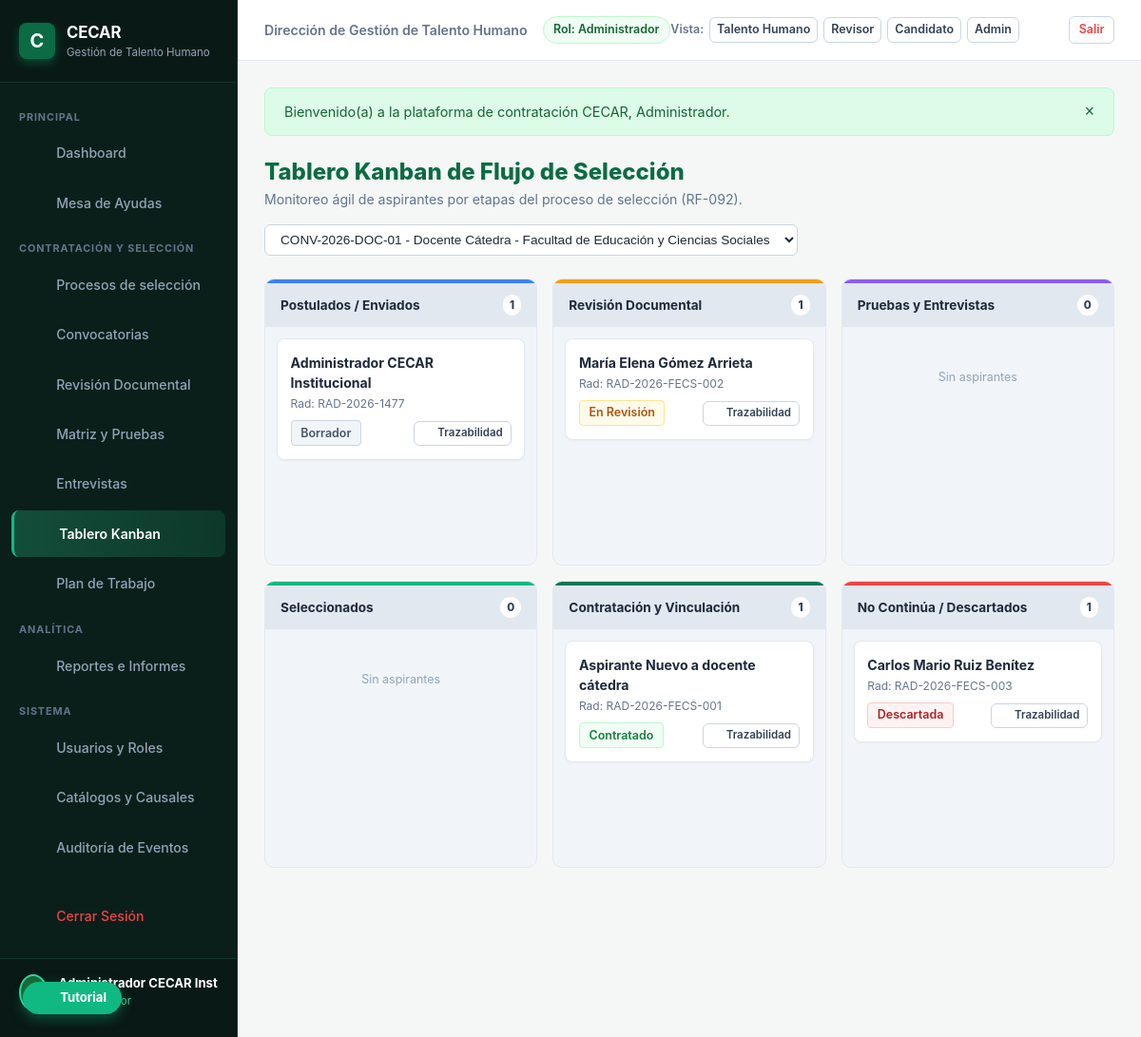
The app's page /index.php?c=Kanban&a=index (signed in) with its own data.
### tables this page shows
CREATE TABLE postulaciones (
    id INTEGER PRIMARY KEY AUTOINCREMENT,
    convocatoria_id INTEGER NOT NULL,
    usuario_id INTEGER NOT NULL,
    codigo_radicado VARCHAR(50) NOT NULL UNIQUE,
    estado VARCHAR(40) NOT NULL DEFAULT 'borrador', 
    -- borrador, enviada, en_revision, subsanacion_requerida, habilitada, no_habilitada, 
    -- preseleccionada, descartada, seleccionada, no_seleccionada, en_formalizacion, contratado, vinculado, retirada
    resultado_documental VARCHAR(30) NOT NULL DEFAULT 'pendiente', -- pendiente, conforme, observado, no_conforme
    porcentaje_avance INTEGER NOT NULL DEFAULT 0,
    version INTEGER NOT NULL DEFAULT 1,
    declaracion_veracidad INTEGER NOT NULL DEFAULT 0,
    fecha_declaracion DATETIME,
    fecha_postulacion DATETIME NOT NULL DEFAULT CURRENT_TIMESTAMP,
    fecha_envio DATETIME,
    motivo_descarte TEXT,
    causal_descarte_id VARCHAR(50),
    etapa_actual VARCHAR(50) NOT NULL DEFAULT 'revision_documental',
    banco_talento_consentimiento INTEGER NOT NULL DEFAULT 0,
    notas_internas TEXT,
    FOREIGN KEY (convocatoria_id) REFERENCES convocatorias(id),
    FOREIGN KEY (usuario_id) REFERENCES usuarios(id),
    UNIQUE (convocatoria_id, usuario_id)
);

CREATE TABLE usuarios (
    id INTEGER PRIMARY KEY AUTOINCREMENT,
    nombres VARCHAR(100) NOT NULL,
    apellidos VARCHAR(100) NOT NULL,
    tipo_documento VARCHAR(10) NOT NULL DEFAULT 'CC',
    numero_documento VARCHAR(30) NOT NULL UNIQUE,
    correo VARCHAR(150) NOT NULL UNIQUE,
    telefono VARCHAR(30),
    ciudad VARCHAR(100) DEFAULT 'Sincelejo',
    direccion VARCHAR(200),
    password_hash VARCHAR(255) NOT NULL,
    rol VARCHAR(30) NOT NULL DEFAULT 'candidato',
    dependencia_id INTEGER,
    cargo_interno VARCHAR(150),
    activo INTEGER NOT NULL DEFAULT 1,
    ultimo_acceso DATETIME,
    fecha_creacion DATETIME NOT NULL DEFAULT CURRENT_TIMESTAMP,
    FOREIGN KEY (rol) REFERENCES roles(id),
    FOREIGN KEY (dependencia_id) REFERENCES dependencias(id)
);

### app/Controllers/KanbanController.php (called while the page is built, shortened)
<?php
class KanbanController {
    public function index(Request $request): void {
        $convocatoriaId = (int)$request->get('convocatoria_id', 1);
        $convocatorias = Convocatoria::getAll();
        $pdo = \App\Core\Database::getConnection();
        $stmt = $pdo->prepare("
            SELECT p.*, u.nombres, u.apellidos, u.numero_documento, u.correo, c.cargo, c.facultad
            FROM postulaciones p
            JOIN usuarios u ON p.usuario_id = u.id
            JOIN convocatorias c ON p.convocatoria_id = c.id
            WHERE p.convocatoria_id = :cid
            ORDER BY p.fecha_postulacion DESC
        ");
        $stmt->execute([':cid' => $convocatoriaId]);
        $postulaciones = $stmt->fetchAll();
        $columnas = [
            'postulados' => ['titulo' => 'Postulados / Enviados', 'badge' => '#3B82F6', 'items' => []],
            'revision' => ['titulo' => 'Revisión Documental', 'badge' => '#F59E0B', 'items' => []],
            'evaluacion' => ['titulo' => 'Pruebas y Entrevistas', 'badge' => '#8B5CF6', 'items' => []],
            'seleccionados' => ['titulo' => 'Seleccionados', 'badge' => '#10B981', 'items' => []],
            'contratados' => ['titulo' => 'Contratación y Vinculación', 'badge' => '#047857', 'items' => []],
            'descartados' => ['titulo' => 'No Continúa / Descartados', 'badge' => '#EF4444', 'items' => []]
        ];
        foreach ($postulaciones as $p) {
            $est = $p['estado'];
            if (in_array($est, ['borrador', 'enviada'])) {
                $columnas['postulados']['items'][] = $p;
            } elseif (in_array($est, ['en_revision', 'subsanacion_requerida', 'habilitada'])) {
                $columnas['revision']['items'][] = $p;
            } elseif (in_array($est, ['preseleccionada'])) {
                $columnas['evaluacion']['items'][] = $p;
            } elseif ($est === 'seleccionada') {
                $columnas['seleccionados']['items'][] = $p;
            } elseif (in_array($est, ['en_formalizacion', 'contratado', 'vinculado'])) {
                $columnas['contratados']['items'][] = $p;
            } else {
                $columnas['descartados']['items'][] = $p;
            }
        }
        View::render('kanban.index', [
            'columnas' => $columnas,
            'convocatorias' => $convocatorias,
            'convocatoriaId' => $convocatoriaId
        ], 'main');
    }
}

### app/Core/Router.php (called while the page is built, shortened)
<?php
class Router {
    public static function dispatch(): void {
        $request = new Request();
        $actionName = $request->get('a');
        $controller = new $controllerClass();
        $controller->$actionName($request);
    }
}

### public/index.php (called while the page is built, shortened)
<?php
spl_autoload_register(function ($class) {
    $prefix = 'App\\';
    $baseDir = ROOT_PATH . '/app/';
    $len = strlen($prefix);
    $relativeClass = substr($class, $len);
    $file = $baseDir . str_replace('\\', '/', $relativeClass) . '.php';
});
try {
    \App\Core\Router::dispatch();
} catch (\Throwable $e) {
    error_log("Error en la ejecución de la aplicación: " . $e->getMessage() . " en " . $e->getFile() . ":" . $e->getLine());
    http_response_code(500);
    if (APP_ENV === 'development') {
        echo "<div style='font-family: sans-serif; padding: 2rem; background: #fee2e2; border: 1px solid #ef4444; border-radius: 8px; margin: 2rem auto; max-width: 800px;'>";
        echo "<h2 style='color: #991b1b;'>Error 500 en la Aplicación</h2>";
        echo "<p><strong>Mensaje:</strong> " . htmlspecialchars($e->getMessage()) . "</p>";
        echo "<p><strong>Archivo:</strong> " . htmlspecialchars($e->getFile()) . " (Línea: " . $e->getLine() . ")</p>";
        echo "<pre style='background: #fff; padding: 1rem; border-radius: 6px; overflow: auto;'>" . htmlspecialchars($e->getTraceAsString()) . "</pre>";
        echo "</div>";
    } else {
        echo "<div style='font-family: sans-serif; padding: 3rem; text-align: center;'>";
        echo "<h2>Error Inesperado</h2><p>Ocurrió un error en el servidor. Por favor comuníquese con Mesa de Ayuda CECAR.</p>";
        echo "</div>";
    }
}

### app/Models/Convocatoria.php (called while the page is built, shortened)
<?php
class Convocatoria {
    public static function getAll(array $filtros = []): array {
        $pdo = Database::getConnection();
        $sql = "
            SELECT c.*, d.nombre as dependencia_nombre,
                   (SELECT COUNT(*) FROM postulaciones p WHERE p.convocatoria_id = c.id) as total_postulados
            FROM convocatorias c
            LEFT JOIN dependencias d ON c.dependencia_id = d.id
            WHERE 1=1
        ";
        $params = [];
        $sql .= " ORDER BY c.fecha_creacion DESC";
        $stmt = $pdo->prepare($sql);
        $stmt->execute($params);
        return $stmt->fetchAll();
    }
}

### app/Core/Request.php (called while the page is built, shortened)
<?php
class Request {
    private array $get;
    public function __construct() {
        $this->get = $_GET;
    }
    public function get(string $key, $default = null) {
        return $this->get[$key] ?? $default;
    }
}

### app/Enums/EstadoPostulacion.php (called while the page is built, shortened)
<?php
enum EstadoPostulacion: string {
    public function label(): string {
        return match($this) {
            self::BORRADOR => 'Borrador',
            self::ENVIADA => 'Enviada',
            self::EN_REVISION => 'En Revisión',
            self::SUBSANACION_REQUERIDA => 'Subsanación Requerida',
            self::HABILITADA => 'Habilitada',
            self::NO_HABILITADA => 'No Habilitada',
            self::PRESELECCIONADA => 'Preseleccionada',
            self::DESCARTADA => 'Descartada',
            self::SELECCIONADA => 'Seleccionada',
            self::NO_SELECCIONADA => 'No Seleccionada',
            self::EN_FORMALIZACION => 'En Formalización',
            self::CONTRATADO => 'Contratado',
            self::VINCULADO => 'Vinculado',
            self::RETIRADA => 'Retirada',
        };
    }
    public function badgeColors(): array {
        return match($this) {
            self::BORRADOR, self::RETIRADA => ['bg' => '#f1f5f9', 'text' => '#475569', 'border' => '#cbd5e1'],
            self::ENVIADA, self::HABILITADA => ['bg' => '#eff6ff', 'text' => '#1d4ed8', 'border' => '#bfdbfe'],
            self::EN_REVISION, self::EN_FORMALIZACION => ['bg' => '#fffbeb', 'text' => '#b45309', 'border' => '#fde68a'],
            self::SUBSANACION_REQUERIDA, self::DESCARTADA, self::NO_HABILITADA => ['bg' => '#fef2f2', 'text' => '#b91c1c', 'border' => '#fecaca'],
            self::PRESELECCIONADA => ['bg' => '#f5f3ff', 'text' => '#6d28d9', 'border' => '#ddd6fe'],
            self::SELECCIONADA, self::CONTRATADO, self::VINCULADO => ['bg' => '#f0fdf4', 'text' => '#15803d', 'border' => '#bbf7d0'],
            self::NO_SELECCIONADA => ['bg' => '#f8fafc', 'text' => '#64748b', 'border' => '#e2e8f0'],
        };
    }
}

### views/kanban/index.php (the view, shortened to what this page needs)
<div style="margin-bottom: 1.5rem; display: flex; justify-content: space-between; align-items: center; flex-wrap: wrap; gap: 1rem;">
    <div>
        <h1 style="color: #0b6b44; font-size: 1.5rem; font-weight: 800;">
            Tablero Kanban de Flujo de Selección
        </h1>
        <p style="color: #64748b; font-size: 0.88rem;">
            Monitoreo ágil de aspirantes por etapas del proceso de selección (RF-092).
        </p>
    </div>
    <form action="<?= BASE_URL ?>/index.php" method="GET">
        <select name="convocatoria_id" class="filter-control" onchange="this.form.submit()">
            <?php foreach ($convocatorias as $c): ?>
                <option value="<?= $c['id'] ?>" <?= ($convocatoriaId == $c['id']) ? 'selected' : '' ?>>
                    <?= htmlspecialchars($c['codigo'] . ' - ' . $c['cargo'], ENT_QUOTES, 'UTF-8') ?>
                </option>
            <?php endforeach; ?>
        </select>
    </form>
</div>
<div style="display: grid; grid-template-columns: repeat(auto-fit, minmax(220px, 1fr)); gap: 1rem; align-items: start;">
    <?php foreach ($columnas as $colKey => $col): ?>
        <div style="background: #f1f5f9; border-radius: 10px; border: 1px solid #e2e8f0; overflow: hidden;">
            <div style="background: #e2e8f0; padding: 0.75rem 1rem; display: flex; justify-content: space-between; align-items: center; border-top: 4px solid <?= $col['badge'] ?>;">
                <strong style="font-size: 0.85rem; color: #1e293b;"><?= htmlspecialchars($col['titulo'], ENT_QUOTES, 'UTF-8') ?></strong>
                <span style="background: #ffffff; color: #334155; font-size: 0.72rem; font-weight: 800; padding: 0.15rem 0.45rem; border-radius: 9999px;">
                    <?= count($col['items']) ?>
                </span>
            </div>
            <div style="padding: 0.75rem; display: flex; flex-direction: column; gap: 0.75rem; min-height: 250px;">
                <?php if (empty($col['items'])): ?>
                    <div style="color: #94a3b8; font-size: 0.78rem; text-align: center; padding: 2rem 0;">Sin aspirantes</div>
                <?php else: ?>
                    <?php foreach ($col['items'] as $item): ?>
                        <div style="background: #ffffff; border: 1px solid var(--border-color); border-radius: 8px; padding: 0.85rem; box-shadow: 0 1px 3px rgba(0,0,0,0.04);">
                            <div style="font-weight: 700; color: #1e293b; font-size: 0.88rem; margin-bottom: 0.2rem;">
                                <?= htmlspecialchars($item['nombres'] . ' ' . $item['apellidos'], ENT_QUOTES, 'UTF-8') ?>
                            </div>
                            <div style="font-size: 0.75rem; color: #64748b; margin-bottom: 0.5rem;">
                                Rad: <?= htmlspecialchars($item['codigo_radicado'], ENT_QUOTES, 'UTF-8') ?>
                            </div>
                            <div style="display: flex; justify-content: space-between; align-items: center;">
                                <?= FormatHelper::badgeEstado($item['estado']) ?>
                                <a href="<?= BASE_URL ?>/index.php?c=Kanban&a=lineaTiempo&id=<?= $item['id'] ?>" class="btn btn-secondary btn-sm" style="padding: 0.2rem 0.5rem; font-size: 0.72rem; display: inline-flex; align-items: center; gap: 0.25rem;" title="Ver Línea de Tiempo">
                                    <?= \App\Helpers\IconHelper::render('clock', 12) ?> Trazabilidad
                                </a>
                            </div>
                        </div>
                    <?php endforeach; ?>
                <?php endif; ?>
            </div>
        </div>
    <?php endforeach; ?>
</div>

### app/Helpers/FormatHelper.php (shortened to what this page needs)
<?php
class FormatHelper {
    public static function badgeEstado(string $estado): string {
        $key = strtolower(trim($estado));
        $enum = EstadoPostulacion::tryFrom($key);
        if ($enum) {
            $label = $enum->label();
            $colors = $enum->badgeColors();
        }
        return sprintf(
            '<span class="badge" style="background-color: %s; color: %s; border: 1px solid %s; padding: 0.2rem 0.6rem; border-radius: 4px; font-size: 0.78rem; font-weight: 600; display: inline-flex; align-items: center; gap: 0.25rem;">%s</span>',
            $colors['bg'],
            $colors['text'],
            $colors['border'],
            htmlspecialchars($label, ENT_QUOTES, 'UTF-8')
        );
    }
}

### app/Helpers/IconHelper.php (shortened to what this page needs)
<?php
class IconHelper {
    public static function render(string $name, int $size = 18, string $class = ''): string {
        $strokeWidth = '2';
        $style = sprintf('width: %dpx; height: %dpx; vertical-align: middle; display: inline-block;', $size, $size);
        $svgContent = $icons[$name] ?? $icons['file'];
        return sprintf(
            '<svg class="cecar-icon %s" style="%s" viewBox="0 0 24 24" fill="none" stroke="currentColor" stroke-width="%s" stroke-linecap="round" stroke-linejoin="round">%s</svg>',
            htmlspecialchars($class, ENT_QUOTES, 'UTF-8'),
            $style,
            $strokeWidth,
            $svgContent
        );
    }
}

### public/css/theme.css (style rules this page uses)
:root { --cecar-primary: #0b6b44; --cecar-primary-dark: #085234; --cecar-primary-light: #10b981; --cecar-primary-gradient: linear-gradient(135deg, #126338 0%, #0a4425 100%); --cecar-banner-gradient: linear-gradient(90deg, #1b7340 0%, #0f4b27 100%); --dark-bg: #071310; --dark-card: #0d211c; --dark-card-border: #16362e; --text-main: #1f2937; --text-muted: #64748b; --bg-app: #f4f7f6; --bg-card: #ffffff; --border-color: #e2e8f0; --success: #10b981; --warning: #f59e0b; --danger: #ef4444; --info: #3b82f6; --font-family: -apple-system, BlinkMacSystemFont, "Segoe UI", Roboto, Helvetica, Arial, sans-serif; }
* { box-sizing: border-box; margin: 0; padding: 0; }
body { font-family: var(--font-family); background-color: var(--bg-app); color: var(--text-main); line-height: 1.5; min-height: 100vh; }
.filter-control { background: #ffffff; border: 1px solid #cbd5e1; border-radius: 6px; padding: 0.45rem 0.75rem; font-size: 0.85rem; color: var(--text-main); outline: none; transition: border-color 0.15s ease; min-width: 150px; }
.btn { display: inline-flex; align-items: center; justify-content: center; gap: 0.45rem; padding: 0.45rem 0.95rem; border-radius: 6px; font-size: 0.85rem; font-weight: 600; cursor: pointer; border: 1px solid transparent; text-decoration: none; transition: all 0.15s ease; }
.btn-secondary { background: #ffffff; border-color: #cbd5e1; color: #334155; }
.btn-sm { padding: 0.25rem 0.6rem; font-size: 0.78rem; }

### records on screen
postulaciones: usuario.apellidos "Administrador CECAR Institucional", codigo_radicado "RAD-2026-1477", label "Borrador"
postulaciones: usuario.apellidos "María Elena Gómez Arrieta", codigo_radicado "RAD-2026-FECS-002", label "En Revisión"
postulaciones: usuario.apellidos "Aspirante Nuevo a docente cátedra", codigo_radicado "RAD-2026-FECS-001", label "Contratado"
postulaciones: usuario.apellidos "Carlos Mario Ruiz Benítez", codigo_radicado "RAD-2026-FECS-003", label "Descartada"

### other values on screen
AuthHelper::getDependenciaNombre() "Dirección de Gestión de Talento Humano"
AuthHelper::getRolNombre() "Administrador"
$f['mensaje'] "Bienvenido(a) a la plataforma de contratación CECAR, Administrador."
$col['titulo'] "Postulados / Enviados"
count($col['items']) "1"
$col['titulo'] "Revisión Documental"
$col['titulo'] "Pruebas y Entrevistas"
count($col['items']) "0"
$col['titulo'] "Seleccionados"
$col['titulo'] "Contratación y Vinculación"
$col['titulo'] "No Continúa / Descartados"
form field convocatoria_id "CONV-2026-DOC-01 - Docente Cátedra - Facultad de Educación y Ciencias Sociales"
